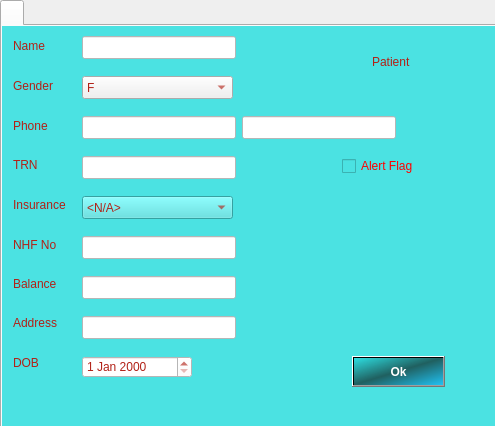
<?xml version="1.0" encoding="UTF-8"?>
<ui version="4.0">
 <class>IInsertPatient_2</class>
 <widget class="QDialog" name="IInsertPatient_2">
  <property name="geometry">
   <rect>
    <x>0</x>
    <y>0</y>
    <width>495</width>
    <height>426</height>
   </rect>
  </property>
  <property name="minimumSize">
   <size>
    <width>495</width>
    <height>426</height>
   </size>
  </property>
  <property name="maximumSize">
   <size>
    <width>495</width>
    <height>426</height>
   </size>
  </property>
  <property name="windowTitle">
   <string>Dialog</string>
  </property>
  <property name="styleSheet">
   <string notr="true">color:white;</string>
  </property>
  <widget class="QTabWidget" name="InsertPatient">
   <property name="geometry">
    <rect>
     <x>0</x>
     <y>0</y>
     <width>501</width>
     <height>771</height>
    </rect>
   </property>
   <property name="whatsThis">
    <string>&lt;html&gt;&lt;head/&gt;&lt;body&gt;&lt;p&gt;Insert patient&lt;/p&gt;&lt;p&gt;&lt;br/&gt;&lt;/p&gt;&lt;/body&gt;&lt;/html&gt;</string>
   </property>
   <property name="styleSheet">
    <string notr="true"/>
   </property>
   <property name="currentIndex">
    <number>0</number>
   </property>
   <widget class="QWidget" name="tabWidgetPage1">
    <attribute name="title">
     <string/>
    </attribute>
    <widget class="QLabel" name="label">
     <property name="geometry">
      <rect>
       <x>30</x>
       <y>30</y>
       <width>53</width>
       <height>16</height>
      </rect>
     </property>
     <property name="text">
      <string>Name</string>
     </property>
    </widget>
    <widget class="QLabel" name="label_2">
     <property name="geometry">
      <rect>
       <x>30</x>
       <y>70</y>
       <width>53</width>
       <height>16</height>
      </rect>
     </property>
     <property name="text">
      <string>Gender</string>
     </property>
    </widget>
    <widget class="QLabel" name="label_3">
     <property name="geometry">
      <rect>
       <x>30</x>
       <y>100</y>
       <width>53</width>
       <height>16</height>
      </rect>
     </property>
     <property name="text">
      <string>Phone</string>
     </property>
    </widget>
    <widget class="QLabel" name="label_4">
     <property name="geometry">
      <rect>
       <x>30</x>
       <y>130</y>
       <width>53</width>
       <height>16</height>
      </rect>
     </property>
     <property name="text">
      <string>TRN</string>
     </property>
    </widget>
    <widget class="QLabel" name="label_5">
     <property name="geometry">
      <rect>
       <x>20</x>
       <y>170</y>
       <width>71</width>
       <height>16</height>
      </rect>
     </property>
     <property name="text">
      <string>Insurance</string>
     </property>
    </widget>
    <widget class="QLabel" name="label_6">
     <property name="geometry">
      <rect>
       <x>30</x>
       <y>200</y>
       <width>53</width>
       <height>16</height>
      </rect>
     </property>
     <property name="text">
      <string>NHF No</string>
     </property>
    </widget>
    <widget class="QLabel" name="label_7">
     <property name="geometry">
      <rect>
       <x>30</x>
       <y>230</y>
       <width>53</width>
       <height>16</height>
      </rect>
     </property>
     <property name="text">
      <string>Policy No</string>
     </property>
    </widget>
    <widget class="QLabel" name="label_8">
     <property name="geometry">
      <rect>
       <x>40</x>
       <y>280</y>
       <width>53</width>
       <height>16</height>
      </rect>
     </property>
     <property name="text">
      <string>JADEP</string>
     </property>
    </widget>
    <widget class="QLabel" name="label_9">
     <property name="geometry">
      <rect>
       <x>40</x>
       <y>320</y>
       <width>53</width>
       <height>16</height>
      </rect>
     </property>
     <property name="text">
      <string>Balance</string>
     </property>
    </widget>
    <widget class="QLabel" name="label_10">
     <property name="geometry">
      <rect>
       <x>40</x>
       <y>360</y>
       <width>71</width>
       <height>16</height>
      </rect>
     </property>
     <property name="text">
      <string>Subscriber</string>
     </property>
    </widget>
    <widget class="QLabel" name="label_11">
     <property name="geometry">
      <rect>
       <x>40</x>
       <y>400</y>
       <width>53</width>
       <height>16</height>
      </rect>
     </property>
     <property name="text">
      <string>Relation</string>
     </property>
    </widget>
    <widget class="QLabel" name="label_12">
     <property name="geometry">
      <rect>
       <x>40</x>
       <y>436</y>
       <width>53</width>
       <height>20</height>
      </rect>
     </property>
     <property name="text">
      <string>Address</string>
     </property>
    </widget>
    <widget class="QLabel" name="label_13">
     <property name="geometry">
      <rect>
       <x>50</x>
       <y>520</y>
       <width>53</width>
       <height>16</height>
      </rect>
     </property>
     <property name="text">
      <string>DDB</string>
     </property>
    </widget>
    <widget class="QLabel" name="label_14">
     <property name="geometry">
      <rect>
       <x>50</x>
       <y>550</y>
       <width>53</width>
       <height>16</height>
      </rect>
     </property>
     <property name="text">
      <string>Group</string>
     </property>
    </widget>
    <widget class="QLabel" name="label_15">
     <property name="geometry">
      <rect>
       <x>50</x>
       <y>600</y>
       <width>53</width>
       <height>16</height>
      </rect>
     </property>
     <property name="text">
      <string>Reg. No.</string>
     </property>
    </widget>
    <widget class="QLabel" name="label_16">
     <property name="geometry">
      <rect>
       <x>22</x>
       <y>640</y>
       <width>81</width>
       <height>20</height>
      </rect>
     </property>
     <property name="text">
      <string>Living Well #</string>
     </property>
    </widget>
    <widget class="QStackedWidget" name="IInsertPatient">
     <property name="geometry">
      <rect>
       <x>-10</x>
       <y>-20</y>
       <width>511</width>
       <height>841</height>
      </rect>
     </property>
     <property name="styleSheet">
      <string notr="true">background-color:rgb(75, 226, 226);
color: rgb(177, 33, 23);
font: 75 bold 8pt &quot;Yu Gothic UI Semibold&quot;;</string>
     </property>
     <widget class="QWidget" name="stackedWidget_2Page1">
      <widget class="QLabel" name="label_17">
       <property name="geometry">
        <rect>
         <x>21</x>
         <y>31</y>
         <width>36</width>
         <height>17</height>
        </rect>
       </property>
       <property name="text">
        <string>Name</string>
       </property>
      </widget>
      <widget class="QLabel" name="label_18">
       <property name="geometry">
        <rect>
         <x>21</x>
         <y>71</y>
         <width>44</width>
         <height>17</height>
        </rect>
       </property>
       <property name="text">
        <string>Gender</string>
       </property>
      </widget>
      <widget class="QLabel" name="label_19">
       <property name="geometry">
        <rect>
         <x>21</x>
         <y>111</y>
         <width>39</width>
         <height>17</height>
        </rect>
       </property>
       <property name="text">
        <string>Phone</string>
       </property>
      </widget>
      <widget class="QLabel" name="label_20">
       <property name="geometry">
        <rect>
         <x>21</x>
         <y>150</y>
         <width>25</width>
         <height>17</height>
        </rect>
       </property>
       <property name="text">
        <string>TRN</string>
       </property>
      </widget>
      <widget class="QLabel" name="label_21">
       <property name="geometry">
        <rect>
         <x>21</x>
         <y>190</y>
         <width>59</width>
         <height>17</height>
        </rect>
       </property>
       <property name="text">
        <string>Insurance</string>
       </property>
      </widget>
      <widget class="QLabel" name="label_22">
       <property name="geometry">
        <rect>
         <x>21</x>
         <y>230</y>
         <width>49</width>
         <height>17</height>
        </rect>
       </property>
       <property name="text">
        <string>NHF No</string>
       </property>
      </widget>
      <widget class="QLabel" name="label_25">
       <property name="geometry">
        <rect>
         <x>21</x>
         <y>269</y>
         <width>46</width>
         <height>17</height>
        </rect>
       </property>
       <property name="text">
        <string>Balance</string>
       </property>
      </widget>
      <widget class="QLabel" name="label_28">
       <property name="geometry">
        <rect>
         <x>21</x>
         <y>308</y>
         <width>49</width>
         <height>17</height>
        </rect>
       </property>
       <property name="text">
        <string>Address</string>
       </property>
      </widget>
      <widget class="QLabel" name="label_29">
       <property name="geometry">
        <rect>
         <x>21</x>
         <y>348</y>
         <width>26</width>
         <height>17</height>
        </rect>
       </property>
       <property name="text">
        <string>DOB</string>
       </property>
      </widget>
      <widget class="QLineEdit" name="IName">
       <property name="geometry">
        <rect>
         <x>90</x>
         <y>30</y>
         <width>154</width>
         <height>23</height>
        </rect>
       </property>
       <property name="styleSheet">
        <string notr="true">background-color:white</string>
       </property>
      </widget>
      <widget class="QLineEdit" name="IPhone1">
       <property name="geometry">
        <rect>
         <x>90</x>
         <y>110</y>
         <width>154</width>
         <height>23</height>
        </rect>
       </property>
       <property name="styleSheet">
        <string notr="true">background-color:white
</string>
       </property>
      </widget>
      <widget class="QLineEdit" name="ITrn">
       <property name="geometry">
        <rect>
         <x>90</x>
         <y>150</y>
         <width>154</width>
         <height>23</height>
        </rect>
       </property>
       <property name="styleSheet">
        <string notr="true">background-color:white
</string>
       </property>
      </widget>
      <widget class="QLineEdit" name="INhf">
       <property name="geometry">
        <rect>
         <x>90</x>
         <y>230</y>
         <width>154</width>
         <height>23</height>
        </rect>
       </property>
       <property name="styleSheet">
        <string notr="true">background-color:white
</string>
       </property>
      </widget>
      <widget class="QLineEdit" name="IBalance">
       <property name="geometry">
        <rect>
         <x>90</x>
         <y>270</y>
         <width>154</width>
         <height>23</height>
        </rect>
       </property>
       <property name="styleSheet">
        <string notr="true">background-color:white
</string>
       </property>
      </widget>
      <widget class="QLineEdit" name="IAddress">
       <property name="geometry">
        <rect>
         <x>90</x>
         <y>310</y>
         <width>154</width>
         <height>23</height>
        </rect>
       </property>
       <property name="styleSheet">
        <string notr="true">background-color:white
</string>
       </property>
      </widget>
      <widget class="QComboBox" name="IGender">
       <property name="geometry">
        <rect>
         <x>90</x>
         <y>70</y>
         <width>151</width>
         <height>23</height>
        </rect>
       </property>
       <property name="styleSheet">
        <string notr="true">background-color:rgb(240,240,240);</string>
       </property>
       <item>
        <property name="text">
         <string>F</string>
        </property>
       </item>
       <item>
        <property name="text">
         <string>H</string>
        </property>
       </item>
      </widget>
      <widget class="QComboBox" name="IInsurance">
       <property name="geometry">
        <rect>
         <x>90</x>
         <y>190</y>
         <width>151</width>
         <height>23</height>
        </rect>
       </property>
       <item>
        <property name="text">
         <string>&lt;N/A&gt;</string>
        </property>
       </item>
      </widget>
      <widget class="QLabel" name="label_33">
       <property name="geometry">
        <rect>
         <x>380</x>
         <y>20</y>
         <width>91</width>
         <height>71</height>
        </rect>
       </property>
       <property name="styleSheet">
        <string notr="true">font: 87 italic 10pt &quot;Arial Black&quot;;</string>
       </property>
       <property name="text">
        <string>Patient</string>
       </property>
      </widget>
      <widget class="QCheckBox" name="IFlag">
       <property name="geometry">
        <rect>
         <x>350</x>
         <y>150</y>
         <width>91</width>
         <height>20</height>
        </rect>
       </property>
       <property name="styleSheet">
        <string notr="true">color:red;
font: 75 8pt &quot;Lucida Sans Unicode&quot;;</string>
       </property>
       <property name="text">
        <string>Alert Flag</string>
       </property>
      </widget>
      <widget class="QDateEdit" name="IDob">
       <property name="geometry">
        <rect>
         <x>90</x>
         <y>350</y>
         <width>110</width>
         <height>22</height>
        </rect>
       </property>
       <property name="styleSheet">
        <string notr="true">background-color:white</string>
       </property>
      </widget>
      <widget class="QPushButton" name="IOk">
       <property name="geometry">
        <rect>
         <x>360</x>
         <y>350</y>
         <width>93</width>
         <height>31</height>
        </rect>
       </property>
       <property name="styleSheet">
        <string notr="true">color:white;font:bold;

background:qlineargradient(spread:repeat, x1:0, y1:0, x2:1, y2:1, stop:0 rgba(32, 221, 225, 179), stop:0.497326 rgba(0, 0, 0, 147), stop:1 rgba(0, 169, 255, 147));</string>
       </property>
       <property name="text">
        <string>Ok</string>
       </property>
      </widget>
      <widget class="QLineEdit" name="IPhone2">
       <property name="geometry">
        <rect>
         <x>250</x>
         <y>110</y>
         <width>154</width>
         <height>23</height>
        </rect>
       </property>
       <property name="styleSheet">
        <string notr="true">background-color:white
</string>
       </property>
      </widget>
     </widget>
     <widget class="QWidget" name="stackedWidget_2Page2"/>
    </widget>
   </widget>
  </widget>
 </widget>
 <resources/>
 <connections/>
</ui>
